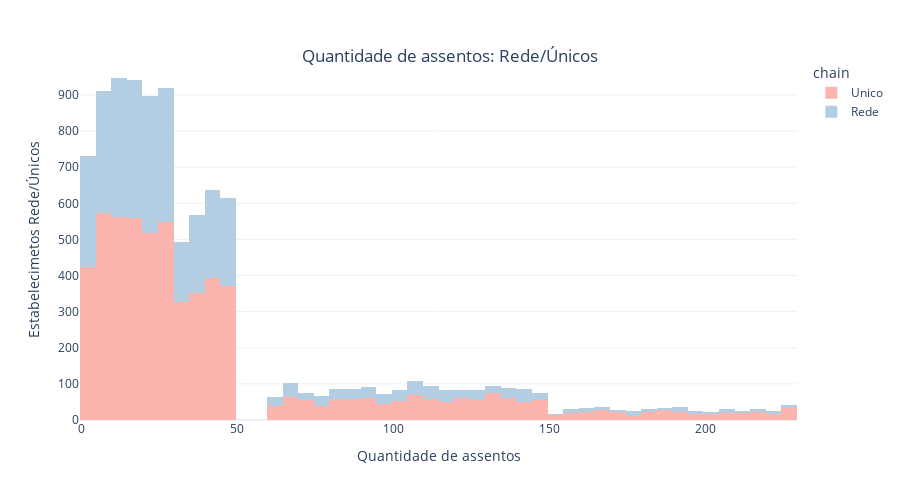

Source (notebook cell):
### Code cell
fig = px.histogram(restaurante, x='number',
             color='chain',  color_discrete_sequence=px.colors.qualitative.Pastel1,
             template='plotly_white', 
             height=500)

fig.update_layout(
    yaxis_title='Estabelecimetos Rede/Únicos',
    xaxis_title = 'Quantidade de assentos',
    title={
    'text' : 'Quantidade de assentos: Rede/Únicos',
    'y': 0.9,
    'x': 0.5
        })

### Figure 1 — Plotly figure (JSON) as saved in the notebook; plotly's stock layout.template omitted (floating-point values rounded to 4 significant figures; data arrays with more than 128 entries replaced by an {"elided": "..."} marker saying what was removed)
{"data": [{"alignmentgroup": "True", "bingroup": "x", "hovertemplate": "chain=Unico<br>number=%{x}<br>count=%{y}<extra></extra>", "legendgroup": "Unico", "marker": {"color": "rgb(251,180,174)", "pattern": {"shape": ""}}, "name": "Unico", "offsetgroup": "Unico", "orientation": "v", "showlegend": true, "type": "histogram", "x": {"elided": "5972 int values"}, "xaxis": "x", "yaxis": "y"}, {"alignmentgroup": "True", "bingroup": "x", "hovertemplate": "chain=Rede<br>number=%{x}<br>count=%{y}<extra></extra>", "legendgroup": "Rede", "marker": {"color": "rgb(179,205,227)", "pattern": {"shape": ""}}, "name": "Rede", "offsetgroup": "Rede", "orientation": "v", "showlegend": true, "type": "histogram", "x": {"elided": "3676 int values"}, "xaxis": "x", "yaxis": "y"}], "layout": {"barmode": "relative", "height": 500, "legend": {"title": {"text": "chain"}, "tracegroupgap": 0}, "margin": {"t": 60}, "title": {"text": "Quantidade de assentos: Rede/Únicos", "x": 0.5, "y": 0.9}, "xaxis": {"anchor": "y", "domain": [0, 1], "title": {"text": "Quantidade de assentos"}}, "yaxis": {"anchor": "x", "domain": [0, 1], "title": {"text": "Estabelecimetos Rede/Únicos"}}}}
